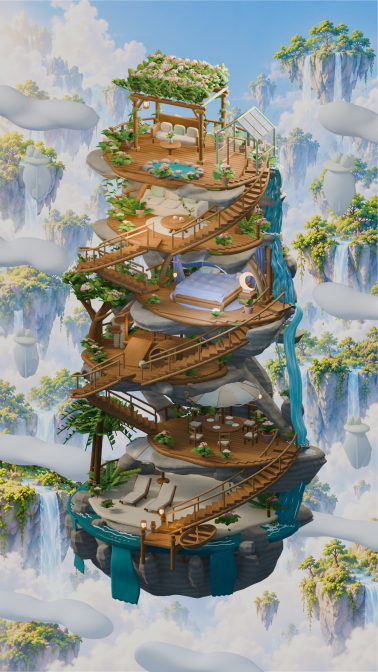
#> input picture renders/catmosphere_hero_before.png, 756 x 1344 px (shown at 1/2 size); its folder holds 5 pictures in this run
$ python catmosphere_hero_delivery.py
#> lines starting #> are read from the running program, lines starting #| are printed output that depends on the picture
# -*- coding: utf-8 -*-
"""Assemble comparison sheets from real Blender renders; never alter scene content."""
from pathlib import Path
from PIL import Image, ImageDraw, ImageFont

ROOT = Path(__file__).resolve().parent
OUT = ROOT / 'renders'
FONT = ImageFont.truetype('C:/Windows/Fonts/arial.ttf', 26)


def panel(path, label, size):
#> called with label = 'Before — source scene', size = (756, 1344)
    src = Image.open(path).convert('RGB')
    src.thumbnail(size, Image.Resampling.LANCZOS)
    canvas = Image.new('RGB', (size[0], size[1] + 52), '#edf2f4')
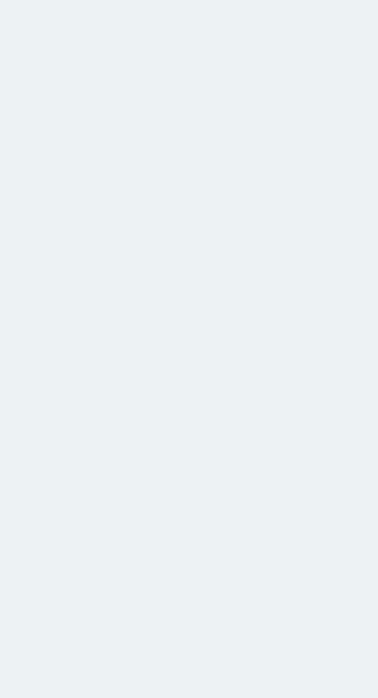
#> canvas: PIL image 756x1396 RGB (shown at 1/2 size); mean R, G, B 237, 242, 244
    canvas.paste(src, ((size[0] - src.width) // 2, 52 + (size[1] - src.height) // 2))
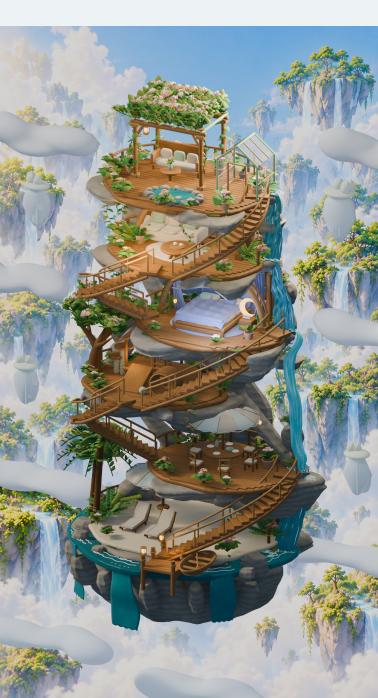
#> canvas: PIL image 756x1396 RGB (shown at 1/2 size); mean R, G, B 145.8, 150.1, 144.2
    ImageDraw.Draw(canvas).text((18, 12), label, font=FONT, fill='#20343c')
    return canvas


def main():
    a = panel(OUT / 'catmosphere_hero_before.png', 'Before — source scene', (756, 1344))
    b = panel(OUT / 'catmosphere_hero_final.png', 'After — hero beauty pass', (756, 1344))
    comparison = Image.new('RGB', (1512, 1396), '#edf2f4')
    comparison.paste(a, (0, 0)); comparison.paste(b, (756, 0))
    comparison.save(OUT / 'catmosphere_hero_before_after.png')
    levels = [('rooftop', 'Rooftop garden'), ('lounge', 'Living / lounge'),
              ('bedroom', 'Bedroom'), ('dining', 'Dining terrace'), ('beach', 'Beach / pool dock')]
    sheet = Image.new('RGB', (1440, 1064), '#edf2f4')
    for index, (key, label) in enumerate(levels):
        tile = panel(OUT / f'catmosphere_hero_{key}.png', label, (480, 480))
        sheet.paste(tile, ((index % 3) * 480, (index // 3) * 532))
    sheet.save(OUT / 'catmosphere_hero_level_closeups.png')
    for path in sorted(OUT.glob('catmosphere_hero_*.png')):
        with Image.open(path) as im:
            im.verify()
        print(path.name, path.stat().st_size)


if __name__ == '__main__':
#> (the run stopped early here; a loop or call above may not have finished)
